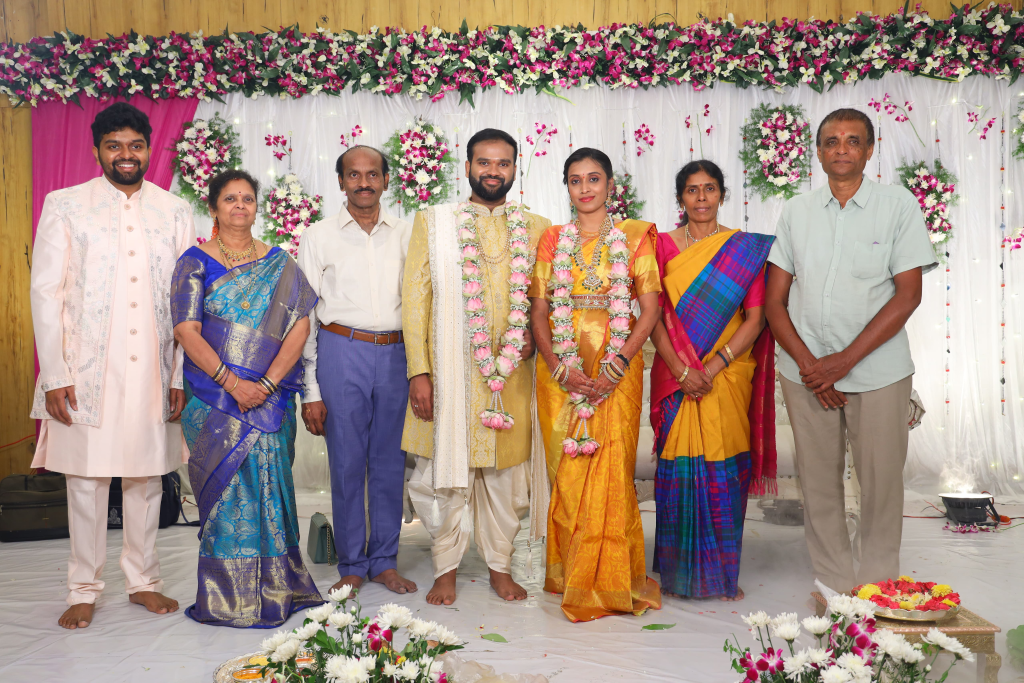
#> input picture marriage_images/done/19902a31-7c18-4f8d-8cd0-858bbf68ade8-copied-media~2.jpg, 5120 x 3413 px, given in place of RCM02507.JPG, which was not available (shown at 1/5 size)
$ python collage_maker.py   (older library calls are emulated)
#> lines starting #> are read from the running program, lines starting #| are printed output that depends on the picture; pictures that were not available may be replaced by others from this repository, and a replacement may not be noted
from PIL import Image

def make_portrait_collage(image_path1, image_path2, output_path='portrait_collage.jpg'):
    # Open both images
#> called with image_path1 = 'RCM02507.JPG', image_path2 = '0I1A3634.JPG', output_path = 'image4.jpg'
    img1 = Image.open(image_path1)
#> img1 is the input picture: PIL image 5120x3413 RGB; mean R, G, B 166.8, 144.2, 133.9
    img2 = Image.open(image_path2)
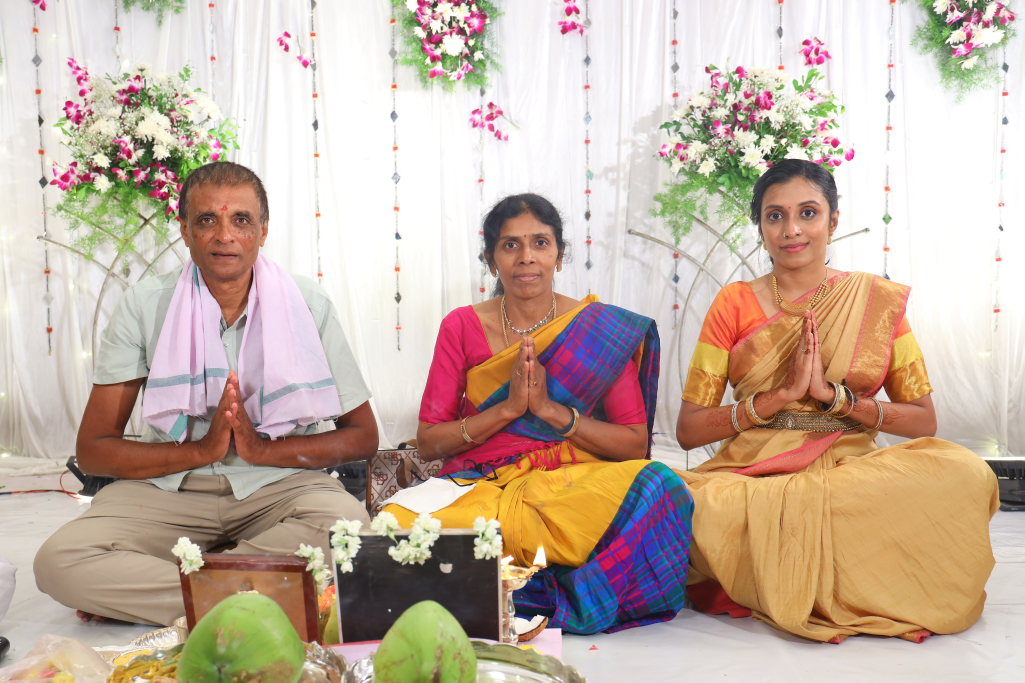
#> input picture marriage_images/done/0I1A3634.JPG, 6145 x 4093 px, found by its file name (shown at 1/6 size)
#> img2 is the input picture: PIL image 6145x4093 RGB; mean R, G, B 197.5, 177.3, 162.6

    # Resize both images to have the same width (min of the two)
    target_width = min(img1.width, img2.width)
#> target_width = 5120

    def resize_to_width(img, width):
#> called with width = 5120
        aspect_ratio = img.height / img.width
#> aspect_ratio = 0.667
        new_height = int(width * aspect_ratio)
#> new_height = 3413
        return img.resize((width, new_height), Image.ANTIALIAS)

    img1_resized = resize_to_width(img1, target_width)
    img2_resized = resize_to_width(img2, target_width)
#> call 2 of resize_to_width, with width = 5120
#> in resize_to_width (call 2), `return img.resize((width, new_height), Image.ANTIALIAS)`:
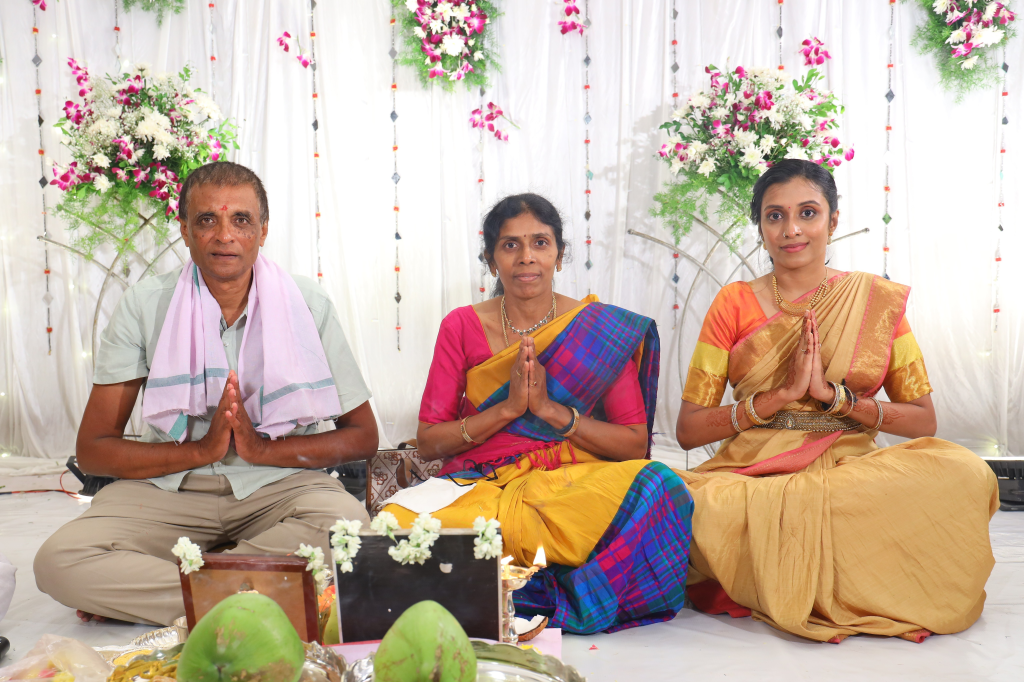
#> returned value: PIL image 5120x3410 RGB (shown at 1/5 size); mean R, G, B 197.5, 177.3, 162.6

    # Create a new image with portrait orientation (vertical stacking)
    total_height = img1_resized.height + img2_resized.height
#> total_height = 6823
    collage = Image.new('RGB', (target_width, total_height))
#> collage: PIL image 5120x6823 RGB; every value is 0

    # Paste images
    collage.paste(img1_resized, (0, 0))
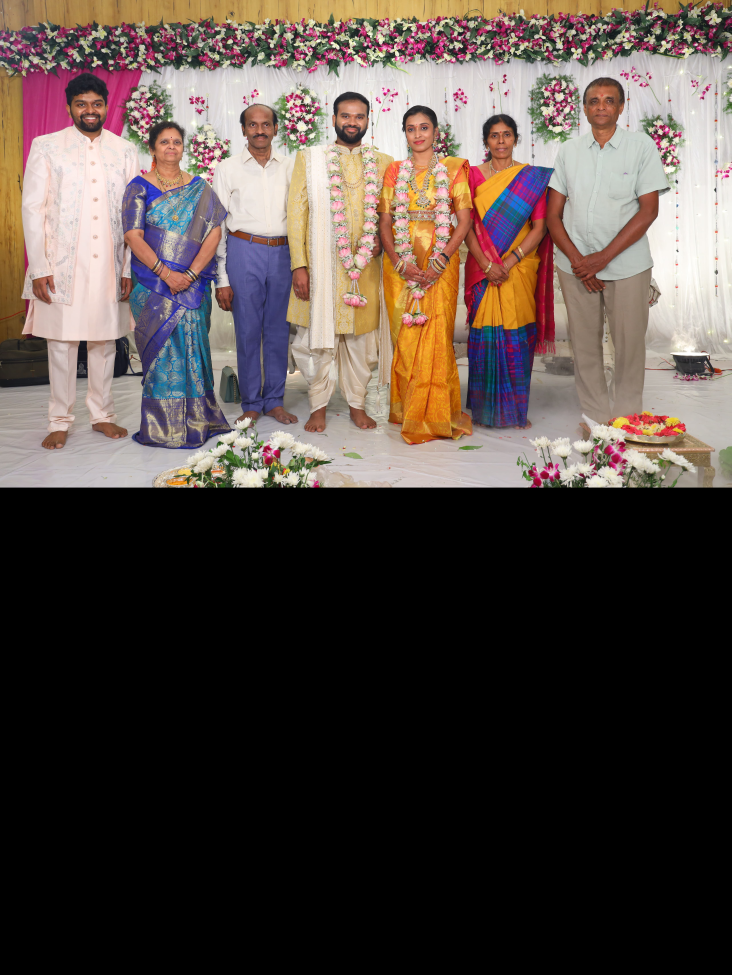
#> collage: PIL image 5120x6823 RGB (shown at 1/7 size); mean R, G, B 83.4, 72.1, 67
    collage.paste(img2_resized, (0, img1_resized.height))
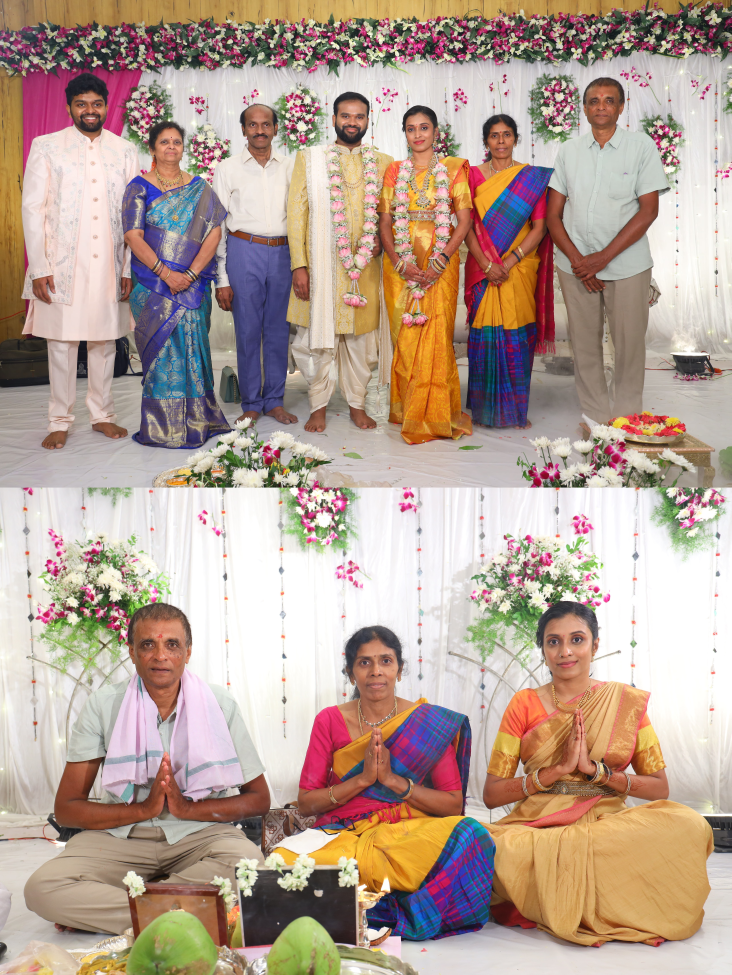
#> collage: PIL image 5120x6823 RGB (shown at 1/7 size); mean R, G, B 182.1, 160.7, 148.2

    # Save the result
    collage.save(output_path)
    print(f"Portrait collage saved as {output_path}")

# Example usage
make_portrait_collage("RCM02507.JPG", "0I1A3634.JPG", "image4.jpg")
